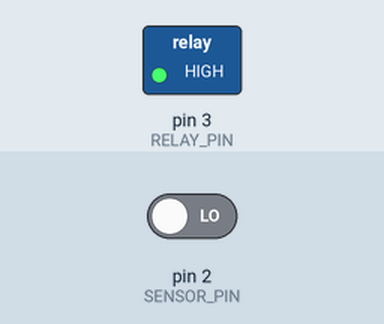
Simulated run of this sketch. Board: Arduino Uno, built with avr-gcc and run on an emulated ATmega328P. Parts: switched loads named in the sketch (green lamp = pin HIGH). The test bench sets the inputs (shaded band); at power-on: pin 2 (SENSOR_PIN) LOW.

Above: at 2.8 s.
2.9 s: pin 2 (SENSOR_PIN) driven HIGH
At 3.6 s:
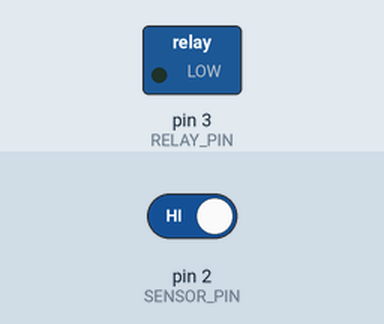
4.5 s: pin 2 (SENSOR_PIN) driven LOW
At 6.4 s:
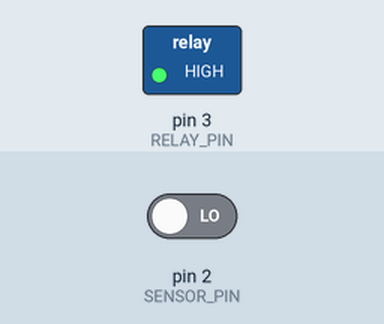
Timing chart, 0 to 7.9 s (numbered marks = the images above; inputs shaded):
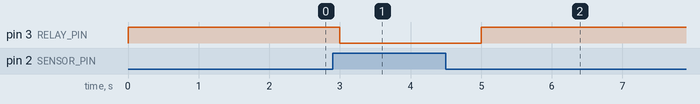

Measured:
- after the input at 2.9 s, pin 3 (RELAY_PIN): HIGH → LOW after 0.10 s
- after the input at 4.5 s, pin 3 (RELAY_PIN): LOW → HIGH after 0.50 s

The sketch:

Automatic_Street_Light_using_LDR.ino
```cpp
#define SENSOR_PIN 2
#define RELAY_PIN 3

void setup()
{
  pinMode(RELAY_PIN, OUTPUT);
  pinMode(SENSOR_PIN, INPUT);
  //Serial.begin(9600);
}

void loop()
{
  //If there is no light then the sensor value will be 1 else the value will be 0
  int sensorValue = digitalRead(SENSOR_PIN);
  //Serial.println(sensorValue);
  //Its dark
  if (sensorValue == HIGH)
  {
    digitalWrite(RELAY_PIN, LOW);  //Relay is low level triggered relay so we need to write LOW to switch on the light
  }
  else
  {
    digitalWrite(RELAY_PIN, HIGH);
  }
  //You can add delay for getting good light settled reading depending upon need
  delay(1000);
}
```
